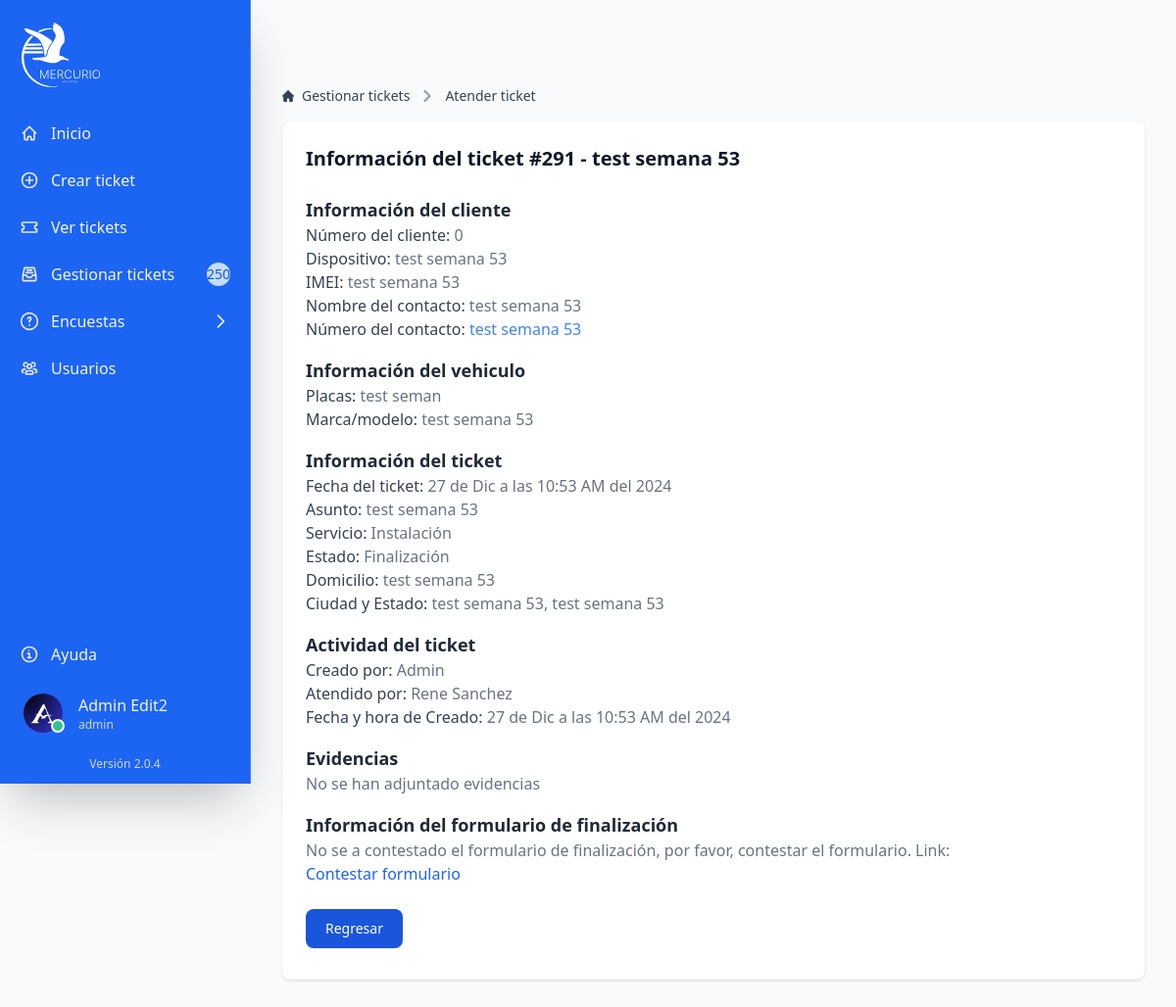
/src/web/detalles?id=291 (signed in), run on the app's committed database.
### tables this page shows
CREATE TABLE IF NOT EXISTS `tbticket` (
  `idTicket` int NOT NULL AUTO_INCREMENT,
  `fhticket` datetime DEFAULT NULL,
  `nombre` varchar(250) DEFAULT NULL,
  `numTrabajador` int DEFAULT NULL,
  `numCliente` int DEFAULT NULL,
  `dispositivo` varchar(50) DEFAULT NULL,
  `imeiCliente` varchar(50) DEFAULT NULL,
  `fhRevision` datetime DEFAULT NULL,
  `numContacto` varchar(50) DEFAULT NULL,
  `nomContacto` varchar(100) DEFAULT NULL,
  `placasContacto` varchar(10) DEFAULT NULL,
  `marcaContacto` varchar(20) DEFAULT NULL,
  `prioridad` varchar(250) DEFAULT NULL,
  `asunto` varchar(200) DEFAULT NULL,
  `descripcion` mediumtext,
  `estado` varchar(250) DEFAULT NULL,
  `domicilio` varchar(150) DEFAULT NULL,
  `ciudad` varchar(30) DEFAULT NULL,
  `domestado` varchar(30) DEFAULT NULL,
  `codpostal` int DEFAULT NULL,
  `domdescripcion` varchar(250) DEFAULT NULL,
  `servicio` varchar(20) DEFAULT NULL,
  `asignado` varchar(250) DEFAULT NULL,
  `st_estado` tinyint(1) NOT NULL,
  `evidencia` varchar(255) DEFAULT NULL,
  `evidenciaArribo` varchar(250) DEFAULT NULL,
  `evidenciaInicio` varchar(250) DEFAULT NULL,
  `evidenciaRealizacion` varchar(250) DEFAULT NULL,
  `evidenciaFinalizacion` varchar(250) DEFAULT NULL,
  `txt_contestacion` varchar(500) DEFAULT NULL,
  `fhContestacion` datetime DEFAULT NULL,
  `fhAsignado` datetime DEFAULT NULL,
  `fhArribo` datetime DEFAULT NULL,
  `fhInicio` datetime DEFAULT NULL,
  `fhRealizacion` datetime DEFAULT NULL,
  `fhFinalizacion` datetime DEFAULT NULL,
  `fhCongelado` datetime DEFAULT NULL,
  `fhCancelado` datetime DEFAULT NULL,
  `fhProgramada` datetime DEFAULT NULL,
  `fhEliminacion` datetime DEFAULT NULL,
  `motivo_eliminacion` varchar(250) DEFAULT NULL,
  `eliminadopor` varchar(150) DEFAULT NULL,
  `correo` varchar(250) DEFAULT NULL,
  `token` varchar(255) DEFAULT NULL,
  PRIMARY KEY (`idTicket`)
);

CREATE TABLE IF NOT EXISTS `users` (
  `userId` int NOT NULL AUTO_INCREMENT,
  `user` varchar(50) NOT NULL,
  `nombre` varchar(55) NOT NULL,
  `apellido` varchar(55) NOT NULL,
  `email` varchar(200) NOT NULL,
  `imagen` varchar(255) NOT NULL,
  `credencial` varchar(255) NOT NULL,
  `tipo` varchar(20) NOT NULL,
  `password` varchar(255) NOT NULL,
  `code` varchar(255) DEFAULT NULL,
  `token` varchar(255) DEFAULT NULL,
  `token_expiration` timestamp NULL DEFAULT NULL,
  `userStatus` tinyint NOT NULL,
  `fhCreacion` datetime NOT NULL,
  `fhBaja` datetime DEFAULT NULL,
  PRIMARY KEY (`userId`)
);

### src/web/detalles.php (the view, shortened to what this page needs)
<?php
include '../configuration/conn-session.php';
if (isset($_GET['id'])) {
    $idTicket = $_GET['id'];
    $query = "SELECT * FROM tbticket WHERE idTicket = '$idTicket'";
    $result = mysqli_query($conn, $query);
    if (mysqli_num_rows($result) > 0) {
        $row = mysqli_fetch_array($result);
    } else {
        echo "<script>alert('No se encontró el ticket');</script>";
        echo "<script>window.location.href = 'gestion.php';</script>";
    }
} else {
    echo "<script>alert('No se encontró el ticket');</script>";
    echo "<script>window.location.href = 'gestion.php';</script>";
}
function traducirFecha($fhticket)
{
    $dia = date('d', strtotime($fhticket));
    $mes = date('m', strtotime($fhticket));
    $hora = date('h:i', strtotime($fhticket));
    $am_pm = strtoupper(date('a', strtotime($fhticket)));
    $meses = array(
        '01' => 'Ene',
        '02' => 'Feb',
        '03' => 'Mar',
        '04' => 'Abr',
        '05' => 'May',
        '06' => 'Jun',
        '07' => 'Jul',
        '08' => 'Ago',
        '09' => 'Sep',
        '10' => 'Oct',
        '11' => 'Nov',
        '12' => 'Dic'
    );
    return $dia . ' de ' . $meses[$mes] . ' a las ' . $hora . ' ' . $am_pm . ' del ' . date('Y', strtotime($fhticket));
}
function getStatus($status)
{
    switch ($status) {
        case "6":
            echo 'Finalización';
            break;
    }
}
function getAsignado($asignado)
{
    global $conn;
    if ($asignado == "") {
        echo 'Sin asignar';
    } else {
        $query = "SELECT nombre, apellido FROM users WHERE userId = ?";
        $stmt = $conn->prepare($query);
        $stmt->bind_param("i", $asignado);
        $stmt->execute();
        $result = $stmt->get_result();
        if ($result->num_rows > 0) {
            $row = $result->fetch_assoc();
            echo $row['nombre'] . ' ' . $row['apellido'];
        } else {
            echo 'Técnico no encontrado';
        }
    }
}
?>
<!DOCTYPE html>
<html lang="es">
<head>
    <link rel="stylesheet" href="../output.css">
    <link rel="stylesheet" href="./loading.css">
</head>
<body class="bg-gray-50 dark:bg-gray-700">
    <?php include '../components/sidebar.php'; ?>
    <div class="p-4 sm:ml-64">
        <div class="p-4 mt-14">
            <div class="grid grid-cols-1 gap-4 mb-4">
                <nav class="flex" aria-label="Breadcrumb">
                    <ol class="inline-flex items-center space-x-1 md:space-x-2 rtl:space-x-reverse">
                        <li class="inline-flex items-center">
                            <a href="gestion"
                                class="inline-flex items-center text-sm font-medium text-gray-700 hover:text-blue-600 dark:text-gray-400 dark:hover:text-white">
                                Gestionar tickets
                            </a>
                        </li>
                        <li>
                            <div class="flex items-center">
                                <svg class="rtl:rotate-180 w-3 h-3 text-gray-400 mx-1" aria-hidden="true"
                                    xmlns="http://www.w3.org/2000/svg" fill="none" viewBox="0 0 6 10">
                                    <path stroke="currentColor" stroke-linecap="round" stroke-linejoin="round"
                                        stroke-width="2" d="m1 9 4-4-4-4" />
                                </svg>
                                <button onclick="reload()"
                                    class="ms-1 text-sm font-medium text-gray-700 hover:text-blue-600 md:ms-2 dark:text-gray-400 dark:hover:text-white">Atender
                                    ticket</button>
                            </div>
                        </li>
                    </ol>
                </nav>
                <div class="max-w-full w-full bg-white rounded-lg shadow dark:bg-gray-800 p-4 md:p-6">
                    <div class="text-xl mb-6">
                        <strong class="semi-bold text-gray-900 md:text-xl dark:text-gray-100">Información del ticket
                            #<?php echo $row['idTicket'] ?> - <?php echo $row['asunto'] ?></strong>
                    </div>
                    <span class="text-lg font-bold text-gray-800 dark:text-gray-100">Información del cliente</span>
                    <div class="mb-4 text-base text-gray-500 dark:text-gray-300">
                        <p><span class="font-medium text-gray-700 dark:text-gray-200">Número del cliente:
                            </span><?php echo $row['numCliente']; ?></p>
                        <?php if (!empty($row['dispositivo'])) { ?>
                            <p><span class="font-medium text-gray-700 dark:text-gray-200">Dispositivo:
                                </span><?php echo $row['dispositivo']; ?></p>
                        <?php } ?>
                        <?php if (!empty($row['imeiCliente'])) { ?>
                            <p><span class="font-medium text-gray-700 dark:text-gray-200">IMEI:
                                </span><?php echo $row['imeiCliente']; ?></p>
                        <?php } ?>
                        <?php if (!empty($row['nomContacto'])) { ?>
                            <p><span class="font-medium text-gray-700 dark:text-gray-200">Nombre del contacto:
                                </span><?php echo $row['nomContacto'] ?></p>
                        <?php } ?>
                        <?php if (!empty($row['numContacto'])) { ?>
                            <p><span class="font-medium text-gray-700 dark:text-gray-200">Número del contacto:
                                </span>
                                <a href="tel:<?php echo $row['numContacto'] ?>"
                                    class="text-blue-500 hover:underline hover:text-blue-600"><?php echo $row['numContacto'] ?></a>
                            </p>
                        <?php } ?>
                    </div>
                    <?php if (!empty($row['placasContacto']) && !empty($row['marcaContacto'])) { ?>
                        <span class="text-lg font-bold text-gray-800 dark:text-gray-100">Información del vehiculo</span>
                        <div class="mb-4 text-base text-gray-500 dark:text-gray-300">
                            <?php if (!empty($row['placasContacto'])) { ?>
                                <p><span class="font-medium text-gray-700 dark:text-gray-200">Placas:
                                    </span><?php echo $row['placasContacto']; ?>
                                </p>
                            <?php } ?>
                            <?php if (!empty($row['marcaContacto'])) { ?>
                                <p><span class="font-medium text-gray-700 dark:text-gray-200">Marca/modelo:
                                    </span><?php echo $row['marcaContacto']; ?></p>
                            <?php } ?>
                        </div>
                    <?php } ?>
                    <span class="text-lg font-bold text-gray-800 dark:text-gray-100">Información del ticket</span>
                    <div class="mb-4 text-base text-gray-500 dark:text-gray-300">
                        <p><span class="font-medium text-gray-700 dark:text-gray-200">Fecha del ticket:
                            </span><?php echo traducirFecha($row['fhticket']); ?></p>
                        <p><span class="font-medium text-gray-700 dark:text-gray-200">Asunto:
                            </span><?php echo $row['asunto']; ?></p>
                        <?php if (!empty($row['servicio'])) { ?>
                            <p><span class="font-medium text-gray-700 dark:text-gray-200">Servicio:
                                </span><?php echo $row['servicio']; ?></p>
                        <?php } ?>
                        <?php if (!empty($row['estado'])) { ?>
                            <p><span class="font-medium text-gray-700 dark:text-gray-200">Estado:
                                </span><?php getStatus($row['estado']); ?>
                            </p>
                        <?php } ?>
                        <?php if (!empty($row['domicilio'])) { ?>
                            <p><span class="font-medium text-gray-700 dark:text-gray-200">Domicilio:
                                </span><?php echo (strpos($row['domicilio'], 'http') === 0) ? '<a class="text-blue-500 hover:underline hover:text-blue-600 break-all" href="' . $row['domicilio'] . '" target="_blank">' . $row['domicilio'] . '</a>' : $row['domicilio']; ?>
                            </p>
                        <?php } ?>
                        <?php if (!empty($row['ciudad']) && !empty($row['domestado'])) { ?>
                            <p><span class="font-medium text-gray-700 dark:text-gray-200">Ciudad y Estado:
                                </span><?php echo $row['ciudad']; ?>, <?php echo $row['domestado']; ?></p>
                        <?php } ?>
                    </div>
                    <span class="text-lg font-bold text-gray-800 dark:text-gray-100">Actividad del ticket</span>
                    <div class="mb-4 text-base text-gray-500 dark:text-gray-300">
                        <p><span class="font-medium text-gray-700 dark:text-gray-200">Creado por:
                            </span><?php echo $row['nombre']; ?></p>
                        <?php if (!empty($row['asignado'])) { ?>
                            <p><span class="font-medium text-gray-700 dark:text-gray-200">Atendido por:
                                </span><?php getAsignado($row['asignado']); ?></p>
                        <?php } ?>
                        <p><span class="font-medium text-gray-700 dark:text-gray-200">Fecha y hora de Creado:
                            </span><?php echo traducirFecha($row['fhticket']); ?></p>
                    </div>
                    <span class="text-lg font-bold text-gray-800 dark:text-gray-100">Evidencias</span>
                    <div class="mb-4 text-base text-gray-500 dark:text-gray-300">
                        <?php if (empty($row['evidencia']) && empty($row['evidenciaArribo']) && empty($row['evidenciaInicio']) && empty($row['evidenciaRealizacion']) && empty($row['evidenciaFinalizacion'])): ?>
                            <p>No se han adjuntado evidencias</p>
                        <?php endif; ?>
                    </div>
                    <?php if ($row['estado'] == 0 || $row['estado'] == 6): ?>
                        <span class="text-lg font-bold text-gray-800 dark:text-gray-100">Información del formulario de
                            finalización</span>
                        <div class="mb-6 text-base text-gray-500 dark:text-gray-300">
                            <?php if (!empty($row['token'])): ?>
                                <p>No se a contestado el formulario de finalización, por favor, contestar el formulario.
                                    Link:</p>
                                <a href="../cliente/visualizacion?token=<?= htmlspecialchars($row['token']); ?>"
                                    class="text-blue-600 hover:text-blue-800">Contestar formulario</a>
                            <?php endif; ?>
                        </div>
                    <?php endif; ?>
                    <div class="relative">
                        <div class="mt-6">
                            <button type="button" onclick="returnBack()"
                                class="text-white bg-blue-700 hover:bg-blue-800 focus:ring-4 focus:ring-blue-300 font-medium rounded-lg text-sm px-5 py-2.5 me-2 mb-2 dark:bg-blue-600 dark:hover:bg-blue-700 focus:outline-none dark:focus:ring-blue-800">Regresar</button>
                        </div>
                    </div>
                </div>
            </div>
        </div>
    </div>
</body>
</html>

### src/web/loading.css (style rules this page uses)
body.fade-out { animation: fadeOutBackground 1s forwards; }

### data on the page
tbticket: idTicket "291", asunto "test semana 53", numCliente "0", dispositivo "test semana 53", imeiCliente "test semana 53", nomContacto "test semana 53", numContacto "test semana 53", placasContacto "test seman", marcaContacto "test semana 53", fhticket "27 de Dic a las 10:53 AM del 2024", servicio "Instalación", domicilio "test semana 53", ciudad "test semana 53", domestado "test semana 53", nombre "Admin"
users: nombre "Rene", apellido "Sanchez"

### other printed values
$totalTickets "250"
$_SESSION['nombre'] "Admin"
$_SESSION['apellido'] "Edit2"
$_SESSION['tipo'] "admin"
